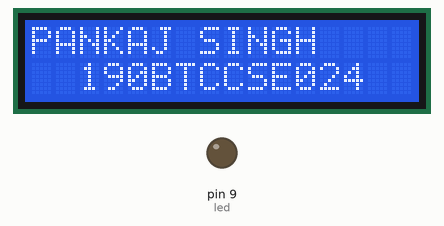
Bench run of a sketch on a simulated Arduino Uno, built with avr-gcc and run on an emulated ATmega328P. On the bench: 16×2 character LCD, output pins drawn as LEDs (lit = HIGH).

Above: at 0.1 s.
At 2.9 s:
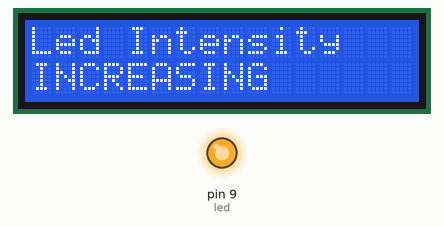
Timing chart, 0 to 40.0 s (numbered marks = the images above):
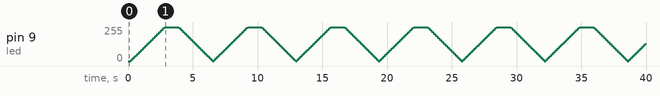

The sketch:

Led_Fading_code.ino
```cpp
#include <Adafruit_LiquidCrystal.h>

#include<LiquidCrystal.h>
int led=9;
LiquidCrystal lcd(5,4,3,2,1,0);
void setup() {
  pinMode(9,OUTPUT);
  lcd.begin(16,2);
  lcd.clear();
  lcd.setCursor(0,0);
  lcd.print("PANKAJ SINGH");
  lcd.setCursor(0,1);
  lcd.print("  190BTCCSE024");
  delay(100);
  lcd.clear();
}

void loop() {
  int fading;
  lcd.setCursor(0,0);
  lcd.print("Led Intensity");
  for(fading=0;fading<=255;fading+=5)
  {
    lcd.setCursor(0,1);
    lcd.print("INCREASING     ");
    analogWrite(led,fading);
    delay(50);
  }
  delay(1000);
   for(fading=255;fading>=0;fading-=5)
  {
    lcd.setCursor(0,1);
    lcd.print("   DECREASING");
    analogWrite(led,fading);
    delay(50);
  }

}
```
